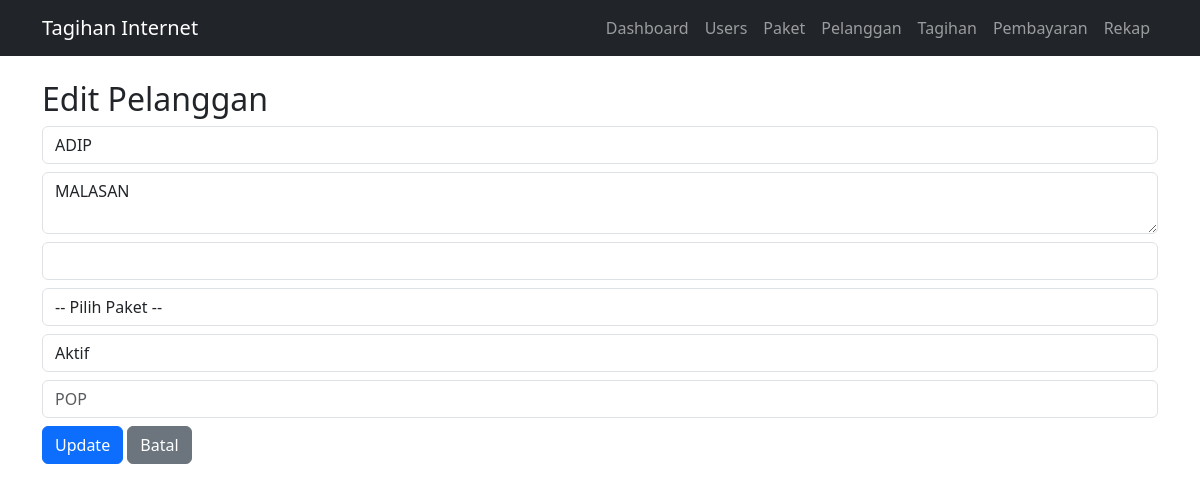
The app's page /apps/ori/pelanggan/edit.php?id=111 with its own data.
### tables this page shows
CREATE TABLE `pelanggan` (
  `id` int(11) NOT NULL,
  `nama` varchar(100) NOT NULL,
  `alamat` text NOT NULL,
  `no_hp` text NOT NULL,
  `status` enum('aktif','nonaktif') DEFAULT 'aktif',
  `created_at` timestamp NOT NULL DEFAULT current_timestamp(),
  `paket_id` int(11) DEFAULT NULL,
  `pop` text NOT NULL
);

### apps/ori/pelanggan/edit.php (the view, shortened to what this page needs)
<?php
include '../config/database.php';
include '../views/header.php';
$id = $_GET['id'];
$result = $conn->query("SELECT * FROM pelanggan WHERE id = $id");
$pelanggan = $result->fetch_assoc();
?>
<h2>Edit Pelanggan</h2>
<form method="POST">
    <input type="text" name="nama" value="<?= $pelanggan['nama'] ?>" required class="form-control mb-2">
    <textarea name="alamat" required class="form-control mb-2"><?= $pelanggan['alamat'] ?></textarea>
    <input type="text" name="no_hp" value="<?= $pelanggan['no_hp'] ?>" required class="form-control mb-2">
     <select name="paket_id" class="form-control mb-2" required>
        <option value="">-- Pilih Paket --</option>
    </select>
    <select name="status" class="form-control mb-2">
        <option value="aktif" <?= $pelanggan['status'] == 'aktif' ? 'selected' : '' ?>>Aktif</option>
    </select>
    <input type="text" name="pop" value="<?= $pelanggan['pop'] ?>" placeholder="POP" class="form-control mb-2">
    <button type="submit" class="btn btn-primary">Update</button>
    <a href="index.php" class="btn btn-secondary">Batal</a>
</form>
<?php include '../views/footer.php'; ?>

### records on screen
pelanggan: nama "ADIP", alamat "MALASAN", status "Aktif"
